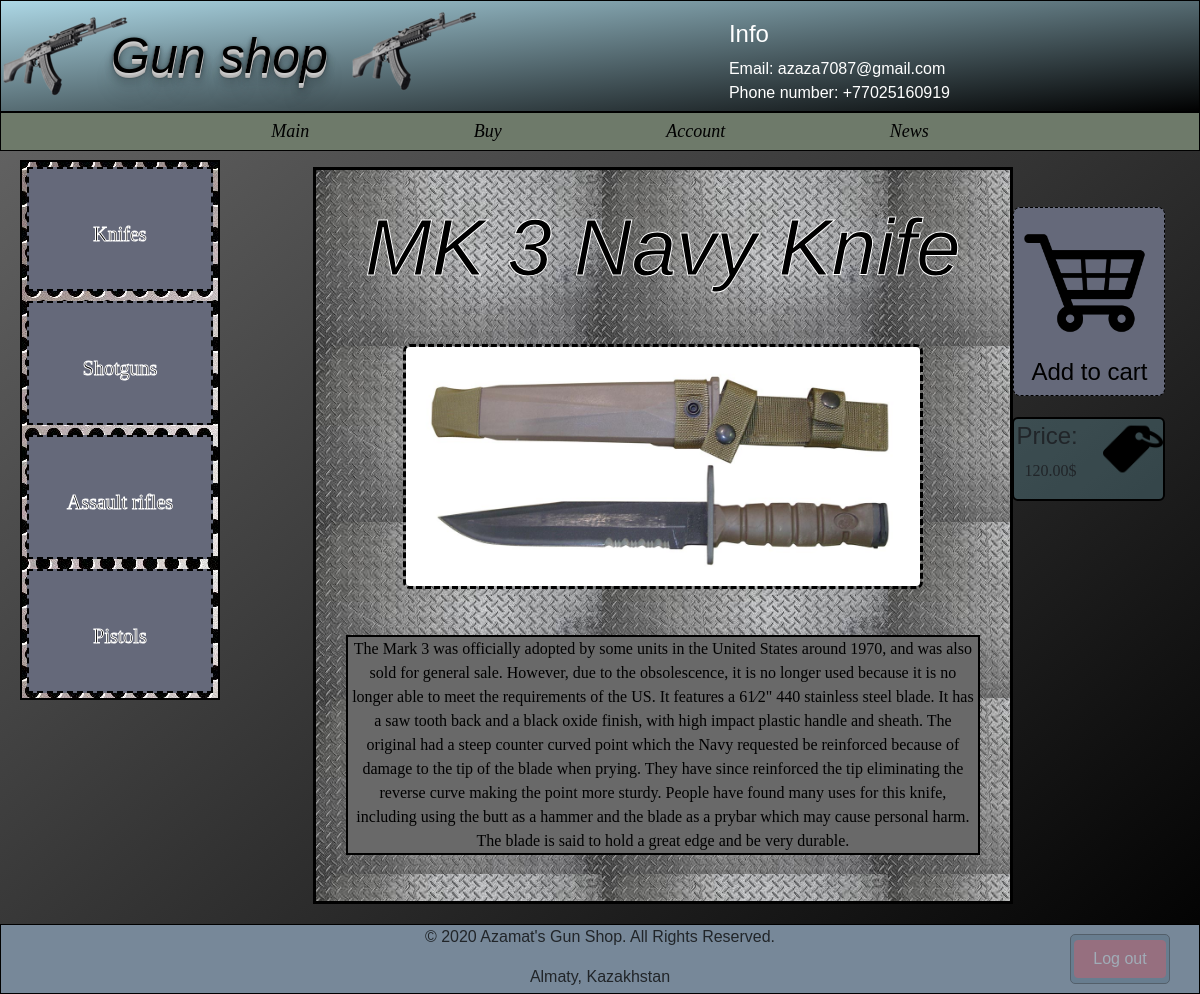
The app's page /shop/knifes/mk-3-navy-knife/ (signed in) with its own data.
### shop/models.py (models this page shows, shortened)
class Guns(models.Model):
    name = models.CharField(max_length=150, db_index=True)
    slug = models.SlugField(max_length=30, blank=True, unique=True)
    body = models.TextField(blank=True, db_index=True)
    category = models.ForeignKey('Category',null=True, on_delete=models.CASCADE,default="",)
    image = models.ImageField(upload_to='static/images/guns/', blank=True)
    price = models.DecimalField(max_digits=10, decimal_places=2,default=200, )
    date_pub = models.DateTimeField(auto_now_add=True)
    class Meta:
        ordering = ['-date_pub']

### shop/views.py (the view)
# urls.py: path('<str:name>/<str:slug>/', GunDetail.as_view(), name='gun_detail_url'),
class GunDetail(View):
    def get(self, request, slug, name):
        gun = Guns.objects.get(slug__iexact=slug)
        is_already_in_cart = True
        try:
            in_cart = Cart.objects.get(user=request.user, gun_slug=slug)
        except:
            in_cart = False
        if in_cart:
            is_already_in_cart = False
        return render(request, 'shop/gun_detail.html', context={"gun": gun, 'name': name, 'already': is_already_in_cart})

### shop/templates/shop/gun_detail.html (shortened to what this page needs)
{% extends 'shop/base_shop.html' %}
{% block content %}
{% include 'includes/gun_card_template.html' %}
    {% if request.user.is_authenticated %}
        {% if already %}
            <a href="{% url 'gun_buy_url' name=name slug=gun.slug %}">
                <div id="buy_gun">
                    <img src="../../../static/images/buy.png" alt="dsds" width="150px">
                    <h4> Add to cart</h4>
                </div>
            </a>
            <div id="price">
                 <img id="price_img" src="../../../static/images/price.png" alt="">
                <h4>Price:</h4>
                <p>{{ gun.price }}$</p>
            </div>
        {% endif %}
    {% endif %}
{% endblock %}

### shop/templates/includes/gun_card_template.html
 <div id="gun_detail_id">
    <h1 class="mb-5"> <em> {{ gun.name }} </em> </h1>
    <p><img src="../../../../../{{ gun.image }}" alt="dfd" width="520px"></p>
    <p id="text_detail_id"> {{ gun.body }}</p>
 </div>

### static/css/index.css (style rules this page uses)
body { font-family: sans-serif; background-color: dimgrey !important; background: linear-gradient(to top left, black,dimgrey); }
#gun_detail_id { border: solid black 3px; background-image: url("../images/background_detail.jpg"); width: 700px; text-align: center; padding: 30px; }
#gun_detail_id img { border: dashed black 3px; border-radius: 7px; margin-bottom: 30px; }
#gun_detail_id h1 { color: black; font-size: 80px; -webkit-text-stroke-width: 1px; -webkit-text-stroke-color: white; }
#text_detail_id { border: solid black 2px; background-color: dimgrey; color: black; font-style: initial; font-family: "Georgia"; }
#buy_gun { right: -400px; top: 40px; text-align: center; border: black thin dashed; background-color: #65697a; border-radius: 7px; position: absolute; color: black; }
#price { position: absolute; border: black solid 2px; border-radius: 6px; right: -400px; top: 250px; width: 153px; background-color: rgba(104,155,168,0.33); }
#price_img { float: right ; width: 60px; }
#price h4 { padding-left: 2px; padding-top: 3px; font-family: "Arial"; }
#price p { padding-left: 10px; font-family: Impact; }

### records on screen
Guns: name "MK 3 Navy Knife", image (picture), body "The Mark 3 was officially adopted by some units in the United States around 1970, and was also sold for general sale. However, due to the obsolescence, it is no longer used because it is no longer able to meet the requirements of the US. It features a 6​1⁄2\" 440 stainless steel blade. It has a saw tooth back and a black oxide finish, with high impact plastic handle and sheath. The original had a steep counter curved point which the Navy requested be reinforced because of damage to the tip of the blade when prying. They have since reinforced the tip eliminating the reverse curve making the point more sturdy. People have found many uses for this knife, including using the butt as a hammer and…", price "120.00"
